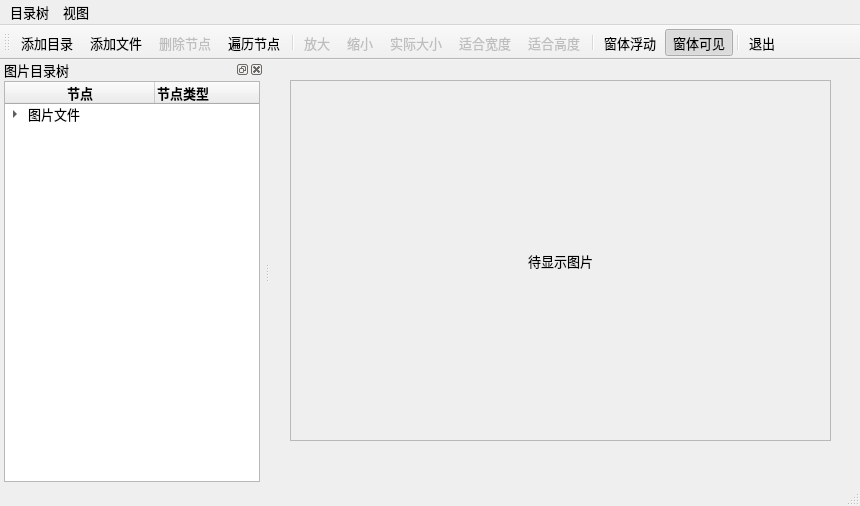
<?xml version="1.0" encoding="UTF-8"?>
<ui version="4.0">
 <class>MainWindow</class>
 <widget class="QMainWindow" name="MainWindow">
  <property name="geometry">
   <rect>
    <x>0</x>
    <y>0</y>
    <width>860</width>
    <height>506</height>
   </rect>
  </property>
  <property name="font">
   <font>
    <pointsize>10</pointsize>
   </font>
  </property>
  <property name="windowTitle">
   <string>Demo3_9  QTreeWidget，QDockWidget</string>
  </property>
  <widget class="QWidget" name="centralWidget">
   <widget class="QScrollArea" name="scrollArea">
    <property name="geometry">
     <rect>
      <x>20</x>
      <y>20</y>
      <width>541</width>
      <height>361</height>
     </rect>
    </property>
    <property name="minimumSize">
     <size>
      <width>200</width>
      <height>0</height>
     </size>
    </property>
    <property name="sizeAdjustPolicy">
     <enum>QAbstractScrollArea::AdjustIgnored</enum>
    </property>
    <property name="widgetResizable">
     <bool>true</bool>
    </property>
    <property name="alignment">
     <set>Qt::AlignCenter</set>
    </property>
    <widget class="QWidget" name="scrollAreaWidgetContents">
     <property name="geometry">
      <rect>
       <x>0</x>
       <y>0</y>
       <width>539</width>
       <height>359</height>
      </rect>
     </property>
     <layout class="QVBoxLayout" name="verticalLayout_2">
      <item>
       <widget class="QLabel" name="LabPicture">
        <property name="text">
         <string>待显示图片</string>
        </property>
        <property name="alignment">
         <set>Qt::AlignCenter</set>
        </property>
       </widget>
      </item>
     </layout>
    </widget>
   </widget>
  </widget>
  <widget class="QMenuBar" name="menuBar">
   <property name="geometry">
    <rect>
     <x>0</x>
     <y>0</y>
     <width>860</width>
     <height>23</height>
    </rect>
   </property>
   <widget class="QMenu" name="menuPic">
    <property name="title">
     <string>目录树</string>
    </property>
    <addaction name="actTree_AddFolder"/>
    <addaction name="actTree_AddFiles"/>
    <addaction name="actTree_DeleteItem"/>
    <addaction name="actTree_ScanItems"/>
    <addaction name="separator"/>
    <addaction name="actClose"/>
   </widget>
   <widget class="QMenu" name="menuView">
    <property name="title">
     <string>视图</string>
    </property>
    <addaction name="actZoomIn"/>
    <addaction name="actZoomOut"/>
    <addaction name="actZoomRealSize"/>
    <addaction name="actZoomFitW"/>
    <addaction name="actZoomFitH"/>
   </widget>
   <addaction name="menuPic"/>
   <addaction name="menuView"/>
  </widget>
  <widget class="QToolBar" name="mainToolBar">
   <property name="toolButtonStyle">
    <enum>Qt::ToolButtonTextUnderIcon</enum>
   </property>
   <attribute name="toolBarArea">
    <enum>TopToolBarArea</enum>
   </attribute>
   <attribute name="toolBarBreak">
    <bool>false</bool>
   </attribute>
   <addaction name="actTree_AddFolder"/>
   <addaction name="actTree_AddFiles"/>
   <addaction name="actTree_DeleteItem"/>
   <addaction name="actTree_ScanItems"/>
   <addaction name="separator"/>
   <addaction name="actZoomIn"/>
   <addaction name="actZoomOut"/>
   <addaction name="actZoomRealSize"/>
   <addaction name="actZoomFitW"/>
   <addaction name="actZoomFitH"/>
   <addaction name="separator"/>
   <addaction name="actDockFloat"/>
   <addaction name="actDockVisible"/>
   <addaction name="separator"/>
   <addaction name="actClose"/>
  </widget>
  <widget class="QStatusBar" name="statusBar"/>
  <widget class="QDockWidget" name="dockWidget">
   <property name="features">
    <set>QDockWidget::AllDockWidgetFeatures</set>
   </property>
   <property name="allowedAreas">
    <set>Qt::LeftDockWidgetArea|Qt::RightDockWidgetArea</set>
   </property>
   <property name="windowTitle">
    <string>图片目录树</string>
   </property>
   <attribute name="dockWidgetArea">
    <number>1</number>
   </attribute>
   <widget class="QWidget" name="dockWidgetContents">
    <layout class="QVBoxLayout" name="verticalLayout">
     <property name="leftMargin">
      <number>4</number>
     </property>
     <property name="topMargin">
      <number>2</number>
     </property>
     <property name="rightMargin">
      <number>4</number>
     </property>
     <property name="bottomMargin">
      <number>2</number>
     </property>
     <item>
      <widget class="QTreeWidget" name="treeFiles">
       <property name="columnCount">
        <number>2</number>
       </property>
       <attribute name="headerDefaultSectionSize">
        <number>150</number>
       </attribute>
       <column>
        <property name="text">
         <string>节点</string>
        </property>
        <property name="font">
         <font>
          <weight>75</weight>
          <bold>true</bold>
         </font>
        </property>
        <property name="textAlignment">
         <set>AlignCenter</set>
        </property>
       </column>
       <column>
        <property name="text">
         <string>节点类型</string>
        </property>
        <property name="font">
         <font>
          <weight>75</weight>
          <bold>true</bold>
         </font>
        </property>
        <property name="textAlignment">
         <set>AlignLeading|AlignVCenter</set>
        </property>
       </column>
       <item>
        <property name="text">
         <string>图片文件</string>
        </property>
        <property name="icon">
         <iconset resource="res.qrc">
          <normaloff>:/images/icons/15.ico</normaloff>:/images/icons/15.ico</iconset>
        </property>
        <item>
         <property name="text">
          <string>分组节点</string>
         </property>
         <property name="icon">
          <iconset resource="res.qrc">
           <normaloff>:/images/icons/open3.bmp</normaloff>:/images/icons/open3.bmp</iconset>
         </property>
         <item>
          <property name="text">
           <string>图片节点</string>
          </property>
          <property name="icon">
           <iconset resource="res.qrc">
            <normaloff>:/images/icons/31.ico</normaloff>:/images/icons/31.ico</iconset>
          </property>
          <property name="flags">
           <set>ItemIsSelectable|ItemIsUserCheckable|ItemIsEnabled</set>
          </property>
         </item>
        </item>
        <item>
         <property name="text">
          <string>分组2</string>
         </property>
         <property name="icon">
          <iconset resource="res.qrc">
           <normaloff>:/images/icons/open3.bmp</normaloff>:/images/icons/open3.bmp</iconset>
         </property>
         <item>
          <property name="text">
           <string>图片2</string>
          </property>
          <property name="icon">
           <iconset resource="res.qrc">
            <normaloff>:/images/icons/31.ico</normaloff>:/images/icons/31.ico</iconset>
          </property>
         </item>
        </item>
       </item>
      </widget>
     </item>
    </layout>
   </widget>
  </widget>
  <action name="actTree_AddFolder">
   <property name="icon">
    <iconset resource="res.qrc">
     <normaloff>:/images/icons/open3.bmp</normaloff>:/images/icons/open3.bmp</iconset>
   </property>
   <property name="text">
    <string>添加目录...</string>
   </property>
   <property name="toolTip">
    <string>添加目录</string>
   </property>
   <property name="shortcut">
    <string>Ctrl+F</string>
   </property>
  </action>
  <action name="actTree_AddFiles">
   <property name="icon">
    <iconset resource="res.qrc">
     <normaloff>:/images/icons/824.bmp</normaloff>:/images/icons/824.bmp</iconset>
   </property>
   <property name="text">
    <string>添加文件...</string>
   </property>
   <property name="toolTip">
    <string>添加文件</string>
   </property>
   <property name="shortcut">
    <string>Ctrl+N</string>
   </property>
  </action>
  <action name="actZoomIn">
   <property name="enabled">
    <bool>false</bool>
   </property>
   <property name="icon">
    <iconset resource="res.qrc">
     <normaloff>:/images/icons/418.bmp</normaloff>:/images/icons/418.bmp</iconset>
   </property>
   <property name="text">
    <string>放大</string>
   </property>
   <property name="toolTip">
    <string>放大图片</string>
   </property>
   <property name="shortcut">
    <string>Ctrl+I</string>
   </property>
  </action>
  <action name="actZoomOut">
   <property name="enabled">
    <bool>false</bool>
   </property>
   <property name="icon">
    <iconset resource="res.qrc">
     <normaloff>:/images/icons/416.bmp</normaloff>:/images/icons/416.bmp</iconset>
   </property>
   <property name="text">
    <string>缩小</string>
   </property>
   <property name="toolTip">
    <string>缩小图片</string>
   </property>
   <property name="shortcut">
    <string>Ctrl+O</string>
   </property>
  </action>
  <action name="actZoomRealSize">
   <property name="enabled">
    <bool>false</bool>
   </property>
   <property name="icon">
    <iconset resource="res.qrc">
     <normaloff>:/images/icons/414.bmp</normaloff>:/images/icons/414.bmp</iconset>
   </property>
   <property name="text">
    <string>实际大小</string>
   </property>
   <property name="toolTip">
    <string>图片实际大小显示</string>
   </property>
  </action>
  <action name="actZoomFitW">
   <property name="enabled">
    <bool>false</bool>
   </property>
   <property name="icon">
    <iconset resource="res.qrc">
     <normaloff>:/images/icons/424.bmp</normaloff>:/images/icons/424.bmp</iconset>
   </property>
   <property name="text">
    <string>适合宽度</string>
   </property>
   <property name="toolTip">
    <string>适合宽度显示</string>
   </property>
   <property name="shortcut">
    <string>Ctrl+W</string>
   </property>
  </action>
  <action name="actTree_DeleteItem">
   <property name="enabled">
    <bool>false</bool>
   </property>
   <property name="icon">
    <iconset resource="res.qrc">
     <normaloff>:/images/icons/delete1.bmp</normaloff>:/images/icons/delete1.bmp</iconset>
   </property>
   <property name="text">
    <string>删除节点</string>
   </property>
   <property name="toolTip">
    <string>删除节点</string>
   </property>
  </action>
  <action name="actClose">
   <property name="icon">
    <iconset resource="res.qrc">
     <normaloff>:/images/icons/exit.bmp</normaloff>:/images/icons/exit.bmp</iconset>
   </property>
   <property name="text">
    <string>退出</string>
   </property>
   <property name="toolTip">
    <string>退出本系统</string>
   </property>
  </action>
  <action name="actZoomFitH">
   <property name="enabled">
    <bool>false</bool>
   </property>
   <property name="icon">
    <iconset resource="res.qrc">
     <normaloff>:/images/icons/426.bmp</normaloff>:/images/icons/426.bmp</iconset>
   </property>
   <property name="text">
    <string>适合高度</string>
   </property>
   <property name="shortcut">
    <string>Ctrl+H</string>
   </property>
  </action>
  <action name="actTree_ScanItems">
   <property name="icon">
    <iconset resource="res.qrc">
     <normaloff>:/images/icons/fold.bmp</normaloff>:/images/icons/fold.bmp</iconset>
   </property>
   <property name="text">
    <string>遍历节点</string>
   </property>
   <property name="toolTip">
    <string>遍历节点</string>
   </property>
  </action>
  <action name="actDockVisible">
   <property name="checkable">
    <bool>true</bool>
   </property>
   <property name="checked">
    <bool>true</bool>
   </property>
   <property name="icon">
    <iconset resource="res.qrc">
     <normaloff>:/images/icons/414.bmp</normaloff>:/images/icons/414.bmp</iconset>
   </property>
   <property name="text">
    <string>窗体可见</string>
   </property>
   <property name="toolTip">
    <string>窗体可见</string>
   </property>
  </action>
  <action name="actDockFloat">
   <property name="checkable">
    <bool>true</bool>
   </property>
   <property name="checked">
    <bool>false</bool>
   </property>
   <property name="icon">
    <iconset resource="res.qrc">
     <normaloff>:/images/icons/814.bmp</normaloff>:/images/icons/814.bmp</iconset>
   </property>
   <property name="text">
    <string>窗体浮动</string>
   </property>
   <property name="toolTip">
    <string>窗体浮动</string>
   </property>
  </action>
 </widget>
 <layoutdefault spacing="6" margin="11"/>
 <resources>
  <include location="res.qrc"/>
 </resources>
 <connections>
  <connection>
   <sender>actClose</sender>
   <signal>triggered()</signal>
   <receiver>MainWindow</receiver>
   <slot>close()</slot>
   <hints>
    <hint type="sourcelabel">
     <x>-1</x>
     <y>-1</y>
    </hint>
    <hint type="destinationlabel">
     <x>522</x>
     <y>286</y>
    </hint>
   </hints>
  </connection>
 </connections>
</ui>
